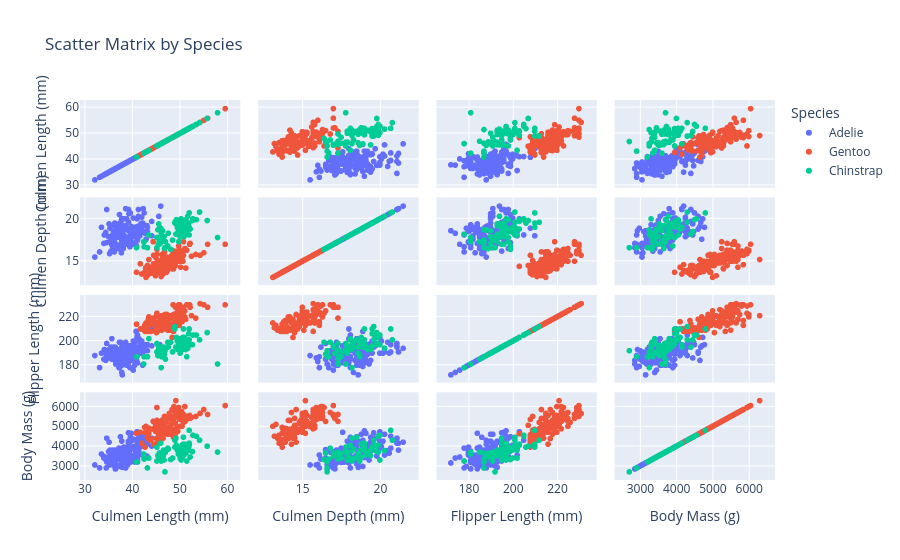

Notebook source saved alongside this figure:
### Code cell
fig = px.scatter_matrix(df,
                        dimensions=['Culmen Length (mm)',
                                    'Culmen Depth (mm)',
                                    'Flipper Length (mm)',
                                    'Body Mass (g)'],
                        color="Species",
                        title="Scatter Matrix by Species")
fig.show()
